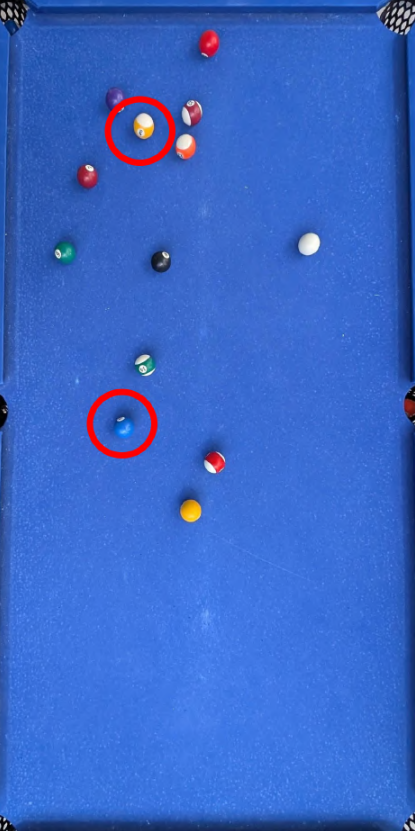
#> input picture img/HSV_lewe.png, 415 x 831 px
$ python -i detect.py   (imports and definitions only)
#> lines starting #> are read from the running program, lines starting #| are printed output that depends on the picture; after the words box and inside, x2 and y2 are one past the last pixel; in counts of white or black regions, pixels touching at a corner belong together
#> further down, picture is the input picture: shape (831, 415, 3); mean B, G, R 198.9, 102.9, 57.7
import cv2 as cv
import numpy as np


# [53 lines left out: functions detect_balls, create_mask, not called in this run]


def calculate_white_percent(img):
    # Calculates what percentage of the image is white vs. black
    if len(img.shape) > 2:
        gray = cv.cvtColor(img, cv.COLOR_BGR2GRAY)
    else:
        gray = img.copy()

    # Threshold to binary (if not already)
    _, binary = cv.threshold(gray, 127, 255, cv.THRESH_BINARY)

    # Count pixels
    total_pixels = binary.shape[0] * binary.shape[1]
    white_pixels = cv.countNonZero(binary)
    percent_white = (white_pixels / total_pixels) * 100

    return percent_white


def pocket_mask(img):
    height, width = img.shape[:2]
#> height = 831; width = 415
    final_mask = np.zeros((height, width), dtype=np.uint8)

    # List of pockets to detect
    config = ['UL', 'UR', 'LL', 'LR', 'CL', 'CR']

    for corner in config:
        white_black_ratio = 66
        running_time = 0

        while white_black_ratio > 65:
            scale = 0.10
            if running_time >= 1:
                scale += 1 * 0.2

            sw = int(scale * width)

            match corner:
                case 'UL':
                    cropped_img = img[0:sw, 0:sw]
                case 'UR':
                    cropped_img = img[0:sw, width - sw:width]
                case 'LL':
                    cropped_img = img[height - sw:height, 0:sw]
                case 'LR':
                    cropped_img = img[height - sw:height, width - sw:width]
                case 'CL':
                    cropped_img = img[int(height / 2 - sw / 2):int(height / 2 + sw / 2), 0:sw]
                case 'CR':
                    cropped_img = img[int(height / 2 - sw / 2):int(height / 2 + sw / 2), width - sw:width]
                case _:
                    pass

            # Ensure image type is uint8
            if cropped_img.dtype != np.uint8:
                if np.max(cropped_img) <= 1.0:
                    cropped_img = (cropped_img * 255).astype(np.uint8)
                else:
                    cropped_img = cropped_img.astype(np.uint8)

            # Ensure the image has 3 channels
            if len(cropped_img.shape) == 2:
                cropped_img = cv.cvtColor(cropped_img, cv.COLOR_GRAY2BGR)

            # Convert to grayscale
            gray = cv.cvtColor(cropped_img, cv.COLOR_BGR2GRAY)

            # Edge detection
            edges = cv.Canny(gray, 30, 150)

            # Find contours
            contours, _ = cv.findContours(edges, cv.RETR_EXTERNAL, cv.CHAIN_APPROX_SIMPLE)

            # Draw contours
            contour_img = np.zeros_like(gray)
            cv.drawContours(contour_img, contours, -1, 255, 2)

            # Morphological closing to merge nearby contours
            kernel_size = 15
            kernel = np.ones((kernel_size, kernel_size), np.uint8)
            closed = cv.morphologyEx(contour_img, cv.MORPH_CLOSE, kernel)

            # Fill holes
            floodfill = closed.copy()
            h, w = floodfill.shape[:2]
            mask = np.zeros((h + 2, w + 2), np.uint8)
            cv.floodFill(floodfill, mask, (0, 0), 255)
            floodfill_inv = cv.bitwise_not(floodfill)
            filled = closed | floodfill_inv

            # Build density map
            density_map = cv.GaussianBlur(contour_img, (kernel_size * 2 + 1, kernel_size * 2 + 1), 0)

            # Threshold density map
            threshold_value = 90
            _, density_mask = cv.threshold(density_map, threshold_value, 255, cv.THRESH_BINARY)

            # Combine all masks
            corner_mask = cv.bitwise_or(filled, density_mask)

            white_black_ratio = calculate_white_percent(density_mask)
            if white_black_ratio > 65:
                running_time += 1
            elif white_black_ratio < 15:
                break

            cv.bitwise_and(cropped_img, cropped_img, mask=cv.bitwise_not(density_mask))

            match corner:
                case 'UL':
                    final_mask[0:sw, 0:sw] = cv.bitwise_or(final_mask[0:sw, 0:sw], corner_mask)
                case 'UR':
                    final_mask[0:sw, width - sw:width] = cv.bitwise_or(
                        final_mask[0:sw, width - sw:width], corner_mask)
                case 'LL':
                    final_mask[height - sw:height, 0:sw] = cv.bitwise_or(
                        final_mask[height - sw:height, 0:sw], corner_mask)
                case 'LR':
                    final_mask[height - sw:height, width - sw:width] = cv.bitwise_or(
                        final_mask[height - sw:height, width - sw:width], corner_mask)
                case 'CL':
                    final_mask[int(height / 2 - sw / 2):int(height / 2 + sw / 2), 0:sw] = cv.bitwise_or(
                        final_mask[int(height / 2 - sw / 2):int(height / 2 + sw / 2), 0:sw], corner_mask)
                case 'CR':
                    final_mask[int(height / 2 - sw / 2):int(height / 2 + sw / 2), width - sw:width] = cv.bitwise_or(
                        final_mask[int(height / 2 - sw / 2):int(height / 2 + sw / 2), width - sw:width], corner_mask)
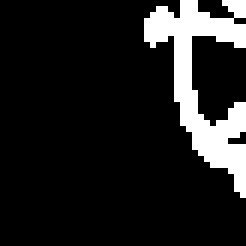
#> contour_img: shape (41, 41) (shown 6 times larger); 12.7% white; 1 white region, box (x1, y1, x2, y2) and area: (24, 0, 41, 33) 214
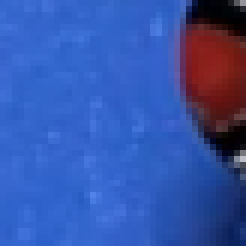
#> cropped_img: shape (41, 41, 3) (shown 6 times larger); mean B, G, R 169.2, 85.1, 54.1
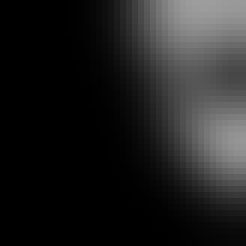
#> density_map: shape (41, 41) (shown 6 times larger); min 0, max 157, mean 32.3
#> density_mask: shape (41, 41); 15.7% white; 2 white regions, box (x1, y1, x2, y2) and area: (25, 0, 41, 12) 156, (32, 16, 41, 30) 108
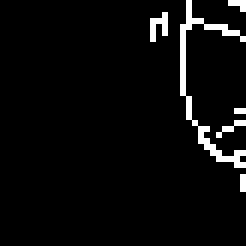
#> edges: shape (41, 41) (shown 6 times larger); 4.3% white in thin lines or dots, all inside (x1, y1, x2, y2) = (25, 0, 41, 32)
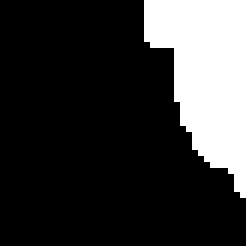
#> filled: shape (41, 41) (shown 6 times larger); 21.1% white; 1 white region, box (x1, y1, x2, y2) and area: (24, 0, 41, 33) 355
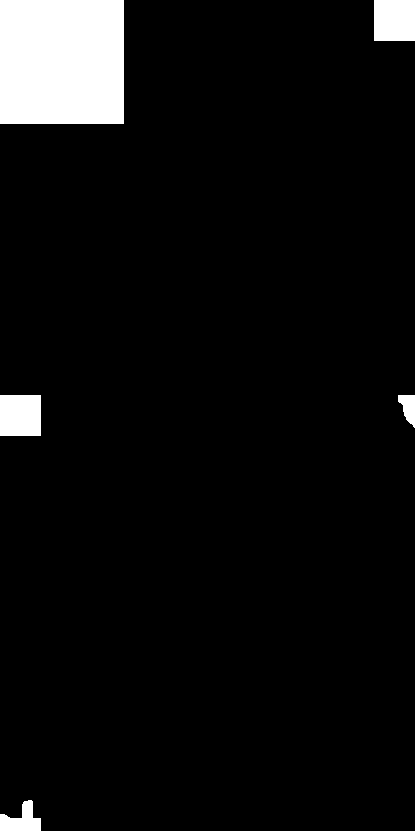
#> final_mask: shape (831, 415); 5.8% white; 5 white regions, box (x1, y1, x2, y2) and area: (0, 0, 124, 124) 15376, (374, 0, 415, 41) 1681, (0, 395, 41, 436) 1681, (0, 800, 41, 831) 750, (398, 395, 415, 428) 361
#> floodfill: shape (41, 41); every value is 255
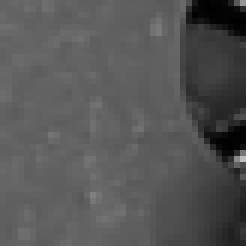
#> gray: shape (41, 41) (shown 6 times larger); min 0, max 189, mean 85.4

    return final_mask

>>> import cv2
>>> picture = cv2.imread('../img/HSV_lewe.png')
>>> result = pocket_mask(picture)

$ run again, on img/HSV_prawe.png
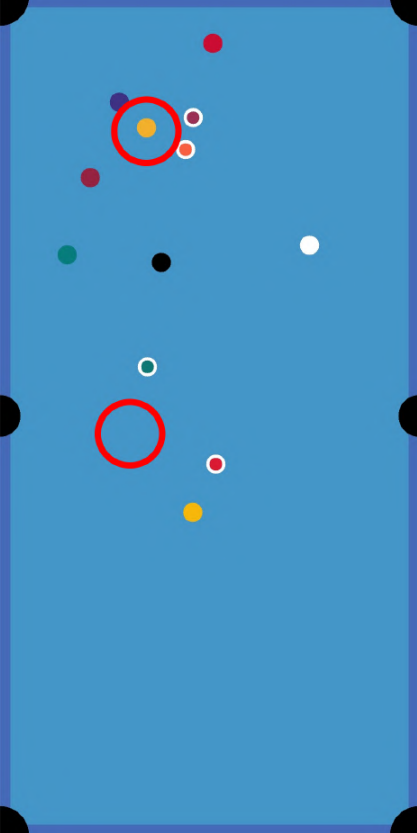
#> input picture img/HSV_prawe.png, 417 x 833 px
#> picture is the input picture: shape (833, 417, 3); mean B, G, R 194.7, 144.6, 69.6
#> after the loop in pocket_mask, `for corner in config:`:
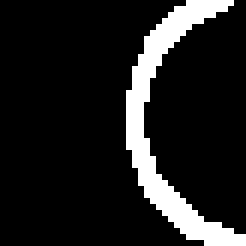
#> contour_img: shape (41, 41) (shown 6 times larger); 12.3% white; 1 white region, box (x1, y1, x2, y2) and area: (21, 0, 41, 41) 207
#> after the loop in pocket_mask, `for corner in config:`:
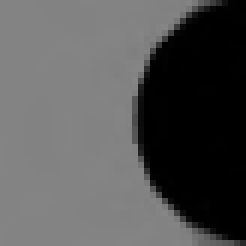
#> gray: shape (41, 41) (shown 6 times larger); min 0, max 134, mean 85.1

$ run again, on img/dol.png
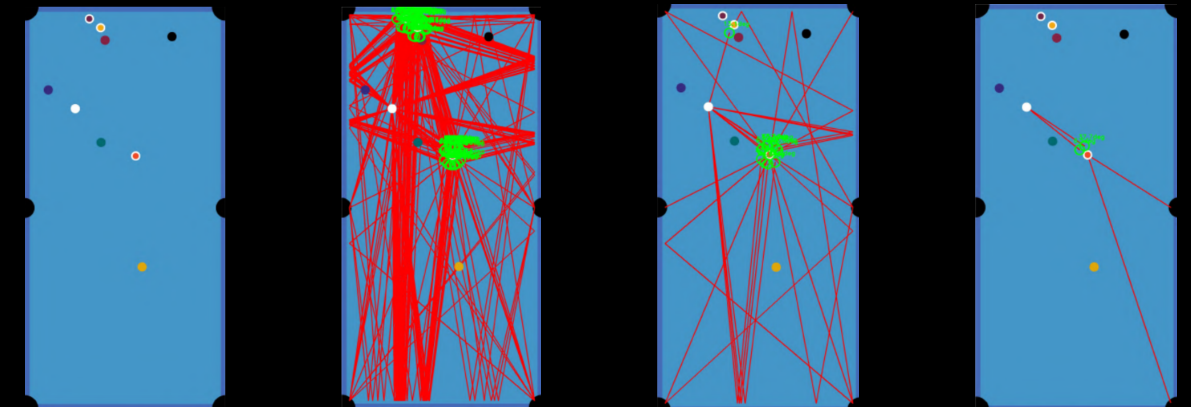
#> input picture img/dol.png, 4763 x 1625 px (shown at 1/4 size)
#> picture is the input picture: shape (1625, 4763, 3); mean B, G, R 114.6, 86.6, 57.8
#> after the loop in pocket_mask, `for corner in config:`:
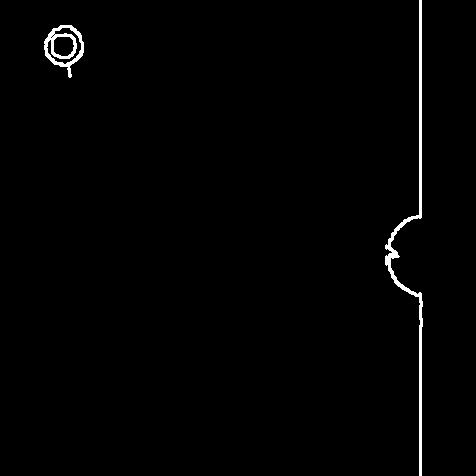
#> contour_img: shape (476, 476); 1.1% white; 2 white regions, box (x1, y1, x2, y2) and area: (385, 0, 423, 476) 1717, (44, 25, 84, 78) 735
#> after the loop in pocket_mask, `for corner in config:`:
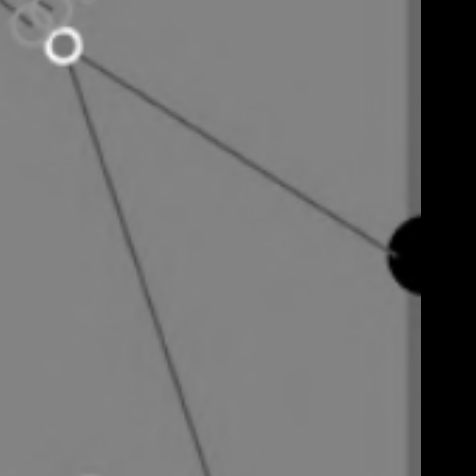
#> gray: shape (476, 476); min 0, max 247, mean 113.1

$ run again, on img/gora.png
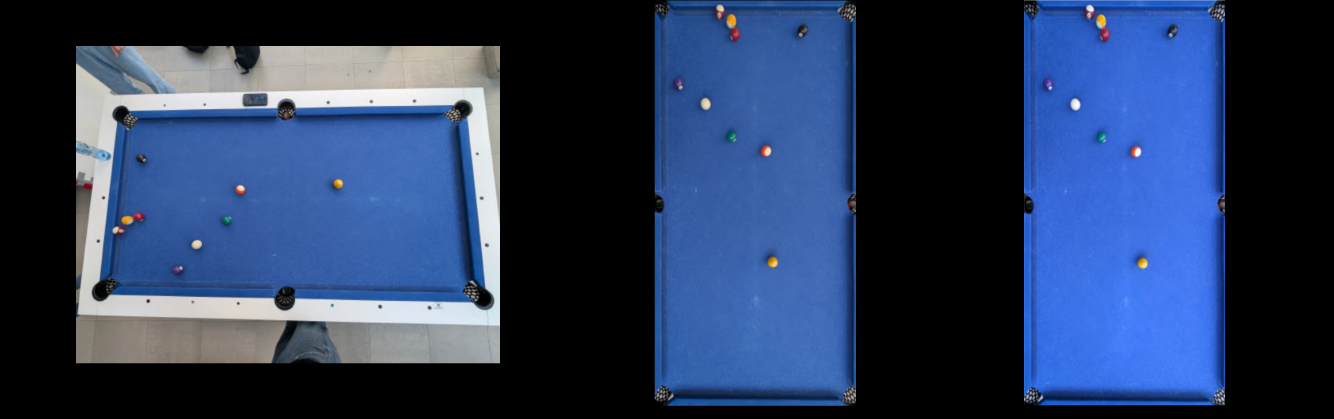
#> input picture img/gora.png, 5333 x 1674 px (shown at 1/4 size)
#> picture is the input picture: shape (1674, 5333, 3); mean B, G, R 92.4, 59.1, 41.6
#> after the loop in pocket_mask, `for corner in config:`:
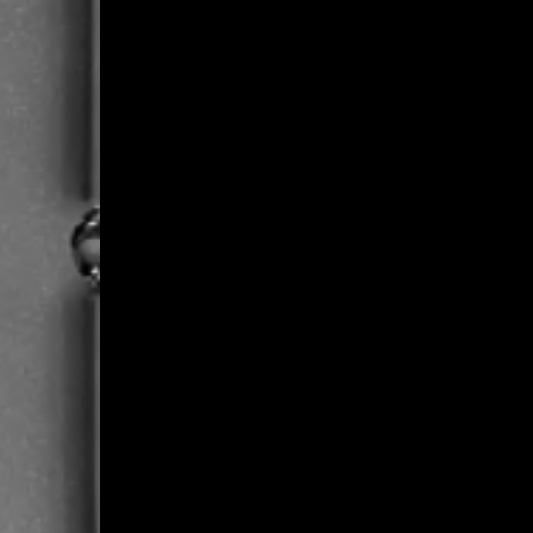
#> gray: shape (533, 533); min 0, max 199, mean 16.7
